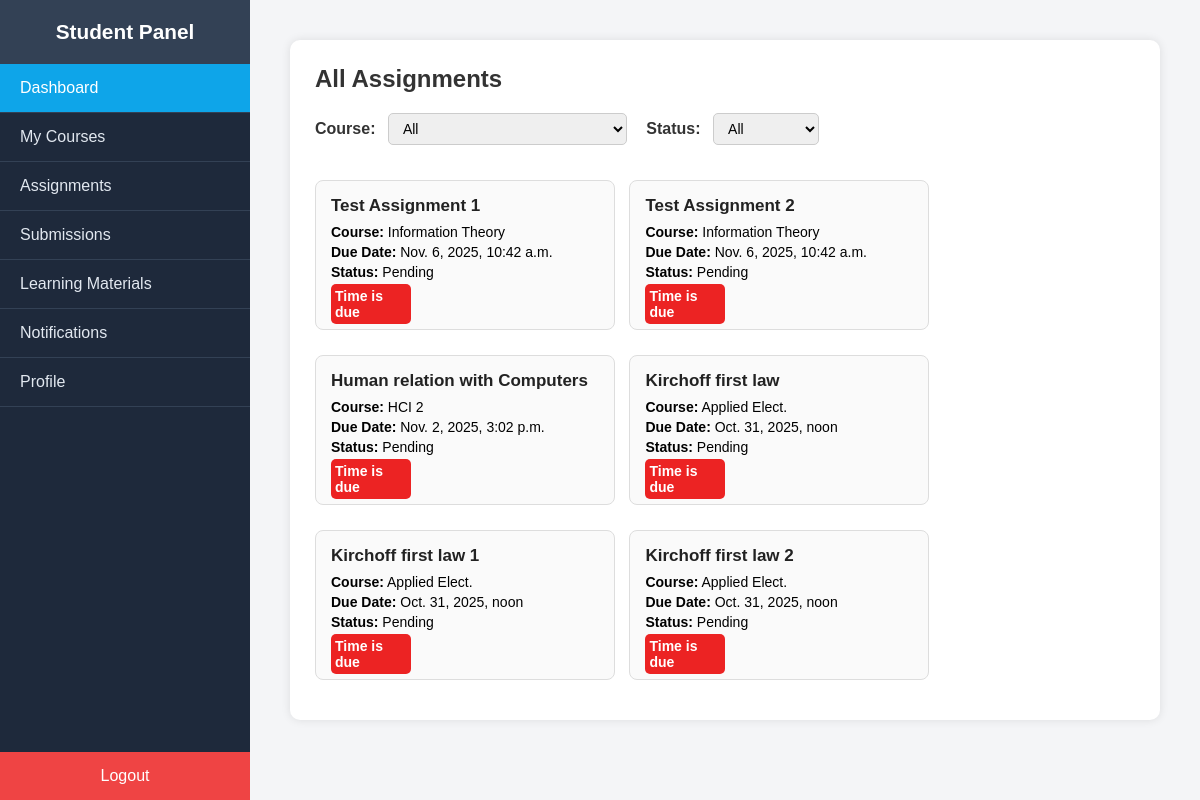
The app's page /dashboard/student/assignments/ (signed in), older data.
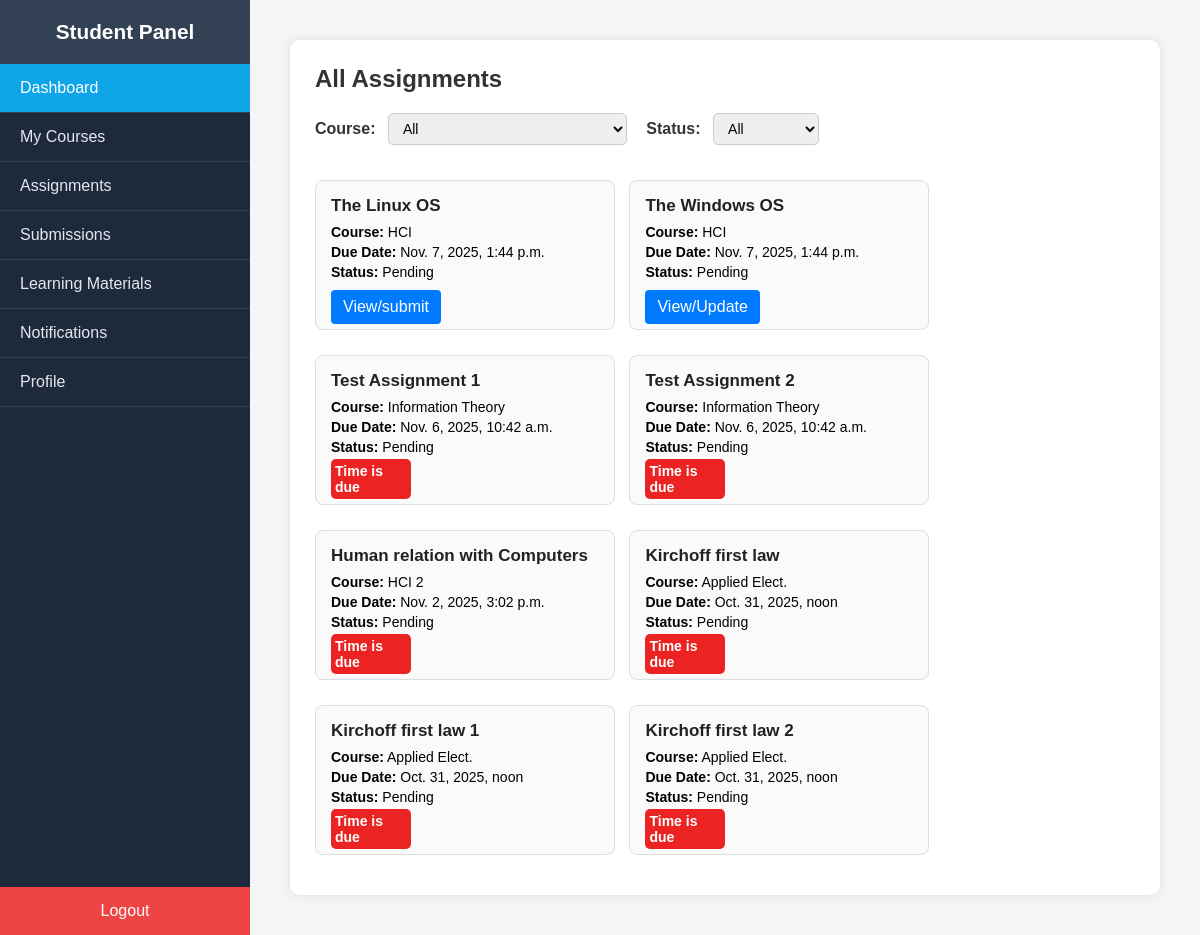
The same page, newer data.
### main/models.py (models this page shows, shortened)
class Assignment(models.Model):
    slug = models.SlugField(unique=True,blank=True)
    created_by = models.ForeignKey(
        settings.AUTH_USER_MODEL,
        on_delete=models.CASCADE,
        related_name="assignments_created"
    )
    title = models.CharField(blank=True,max_length=100,unique=True)
    description = models.TextField(blank=True,null=True)
    course = models.ForeignKey(
        Course,
        on_delete=models.CASCADE,
        related_name="assignments"
    )
    material = models.FileField(upload_to="assignments/",validators=[exts_validator],unique=True)
    due_date = models.DateTimeField(null=True, blank=True)
    created_at = models.DateTimeField(auto_now_add=True)
    updated_at = models.DateTimeField(auto_now=True)

class Course(models.Model):
    slug = models.SlugField(unique=True,blank=True,max_length=100)
    name = models.CharField(blank=True,unique=True,max_length=100)
    teacher = models.ForeignKey(
        settings.AUTH_USER_MODEL,
        blank=True,
        on_delete=models.SET_NULL,
        related_name="courses_assigned",
        null=True
        )
    students = models.ManyToManyField(
        settings.AUTH_USER_MODEL,
        blank=True,
        related_name="courses_enrolled",
        null=True
        )
    created_by = models.ForeignKey(
        settings.AUTH_USER_MODEL,
        blank=True,
        null=True,
        on_delete=models.SET_NULL,
        related_name="courses_created",
        default="3"
        )
    department = models.ForeignKey(
        Department,
        blank=True,
        null=True,
        on_delete=models.SET_NULL,
        related_name="courses"
        )
    created_at = models.DateTimeField(auto_now_add=True)
    updated_at = models.DateTimeField(auto_now=True)

### main/views.py (the view)
# urls.py: path("student/assignments/",views.student_assignment_list,name="student_assignment_list"),
def student_assignment_list(request):
    assignments = Assignment.objects.filter(
        course__department = request.user.department,
        course__students = request.user,
    ).order_by("-due_date")
    submitted_ass = Assignment.objects.filter(submissions__student = request.user)
    from django.utils import timezone
    context = {
        "assignments":assignments,
        "submitted_assignments":submitted_ass,
        "now":timezone.now()
    }
    return render(request,"main/student_assignments_list.html",context)

### main/context_processors.py (called while the page is built)
def total_values(request):
    total_users = User.objects.all().count()
    total_teachers = User.objects.filter(role = "teacher").count()
    total_students = User.objects.filter(role = "student").count()
    total_departments = Department.objects.all().count()
    total_courses = Course.objects.all().count()
    context = {
        "total_students":total_students,
        "total_teachers":total_teachers,
        "total_courses":total_courses,
        "total_departments":total_departments,
    }
    return context

### main/templates/main/student_assignments_list.html (shortened to what this page needs)
{% extends 'student_base.html' %}
{% load static %}
{% block extra_styles %} <link rel="stylesheet" href="{% static 'main/css/student_assignments_list.css' %}">
{% endblock extra_styles %}
{% block body %}
  <div class="assignments-container">
    <h1>All Assignments</h1>
    <div class="filters">
      <label for="course-filter">Course:</label>
      <select id="course-filter">
        <option value="all">All</option>
      </select>
      <label for="status-filter">Status:</label>
      <select id="status-filter">
        <option value="all">All</option>
      </select>
    </div>
    {% for assignment in assignments %}
    <div class="assignment-card">
      <h3>{{assignment.title}}</h3>
      <p><strong>Course:</strong> {{assignment.course.name}}</p>
      <p><strong>Due Date:</strong> {{assignment.due_date}}</p>
      <p><strong>Status:</strong> Pending</p>
      {% if assignment.due_date < now %}
      <p class="due-date"> Time is due </p>
      {% elif assignment in submitted_assignments  %}
      <a href="{% url 'main:student_assignment_detail' assignment.slug %}"> View/Update</a>
      {% else %}
      <a href="{% url 'main:student_assignment_detail' assignment.slug %}"> View/submit</a>
      {% endif %}
    </div>
    {% endfor %}
  </div>
{% endblock body %}

### main/templates/student_base.html (shortened to what this page needs)
{% load static %}
<!DOCTYPE html>
<html lang="en">
<head>
  <link rel="stylesheet" href="{% static 'main/css/student_dashboard.css' %}">
  {% block extra_styles %}{% endblock extra_styles %}
</head>
<body>
  {% include "includes/student_sidebar.html" %}
  <div class="main-content">
      {% block body %}{% endblock body %}
  </div>
</body>
</html>

### main/templates/includes/student_sidebar.html
  <aside class="sidebar">
    <h2>Student Panel</h2>
    <ul>
      <li><a href="{% url 'main:student_dashboard' %}" class="active">Dashboard</a></li>
      <li><a href="{% url 'main:student_course_list' %}">My Courses</a></li>
      <li><a href="{% url 'main:student_assignment_list' %} ">Assignments</a></li>
      <li><a href="{% url 'main:student_submissions_list' %} ">Submissions</a></li>
      <li><a href="{% url  'main:student_learning_materials' %}">Learning Materials</a></li>
      <li><a href="#">Notifications</a></li>
      <li><a href="#">Profile</a></li>
    </ul>
    <a href="#" class="logout-btn">Logout</a>
  </aside>

### main/static/main/css/student_dashboard.css (style rules this page uses)
* { margin: 0; padding: 0; box-sizing: border-box; font-family: "Poppins", sans-serif; }
body { background: #f8fafc; min-height: 100vh; }
.sidebar { width: 250px; background: #1e293b; color: #fff; position: fixed; top: 0; left: 0; bottom: 0; display: block; }
.sidebar h2 { text-align: center; padding: 20px 0; font-size: 1.3rem; background: #334155; }
.sidebar ul { list-style: none; margin-bottom: 60px; }
.sidebar ul li { border-bottom: 1px solid #334155; }
.sidebar ul li a { display: block; padding: 15px 20px; color: #e2e8f0; text-decoration: none; }
.sidebar ul li a:hover, .sidebar ul li a.active { background: #0ea5e9; color: #fff; }
.logout-btn { position: absolute; bottom: 0; width: 100%; text-align: center; padding: 15px; background: #ef4444; color: #fff; text-decoration: none; display: block; }
.main-content { margin-left: 250px; padding: 20px; }

### main/static/main/css/student_assignments_list.css (style rules this page uses)
body { font-family: Arial, sans-serif; background-color: #f4f5f7; margin: 0; padding: 20px; }
.assignments-container { margin: 0 auto; background: #fff; border-radius: 10px; padding: 25px; box-shadow: 0 0 10px rgba(0,0,0,0.1); }
h1 { margin-bottom: 20px; font-size: 24px; color: #333; }
.filters { margin-bottom: 25px; }
.filters label { margin-right: 8px; font-weight: bold; color: #333; }
.filters select { padding: 6px 10px; border-radius: 5px; border: 1px solid #ccc; margin-right: 15px; font-size: 14px; }
.assignment-card { display: inline-block; vertical-align: top; width: 300px; background-color: #fafafa; border: 1px solid #ddd; border-radius: 8px; padding: 15px; margin: 10px 10px 15px 0; box-sizing: border-box; height: 150px; position: relative; }
.assignment-card h3 { font-size: 17px; color: #222; margin-bottom: 8px; }
.assignment-card p { margin: 4px 0; font-size: 14px; }
.assignment-card strong { color: #000; }
.assignment-card a { text-decoration: none; margin-top: 10px; background-color: #007bff; color: #fff; border: none; border-radius: 4px; padding: 8px 12px; cursor: pointer; position: absolute; bottom: 5px; }
.due-date { width: 80px; background-color: rgb(236, 35, 35); font-weight: 700; color: white; border-radius: 5px; padding: 4px; }

Row changes from the older to the newer data that the page shows:
added Assignment: title "The Linux OS", course.name "HCI", due_date "Nov. 7, 2025, 1:44 p.m.", shows "View/submit"
added Assignment: title "The Windows OS", course.name "HCI", due_date "Nov. 7, 2025, 1:44 p.m.", shows "View/Update"
